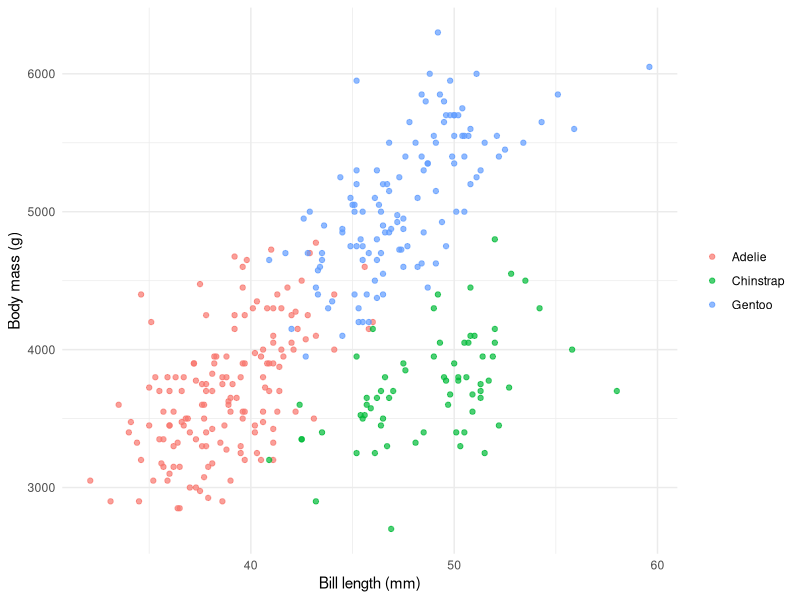
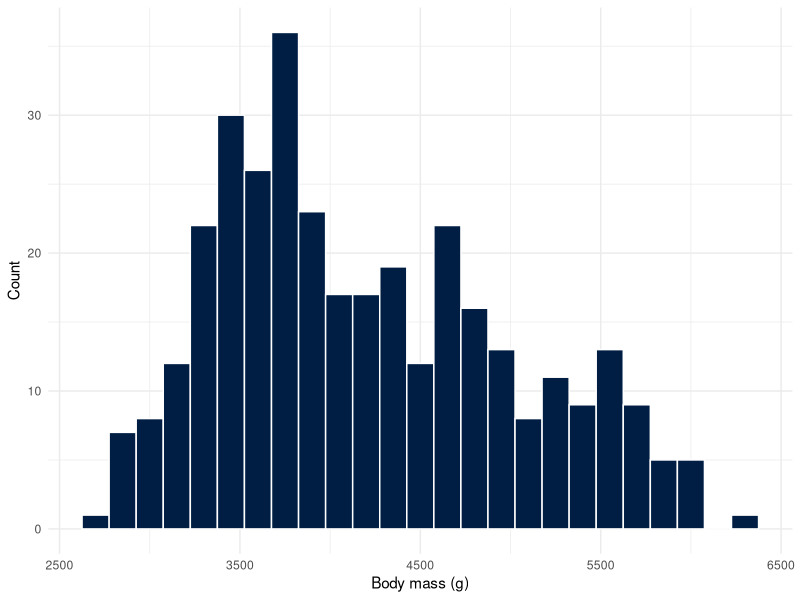
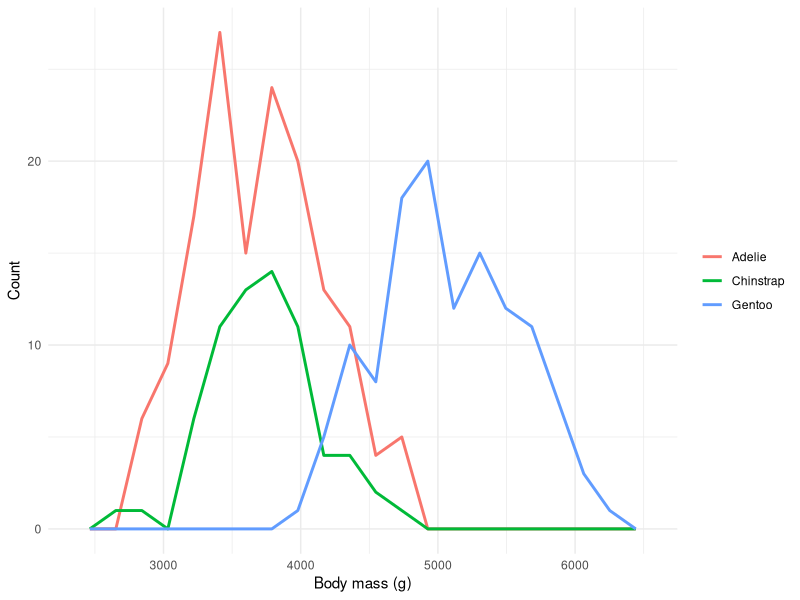
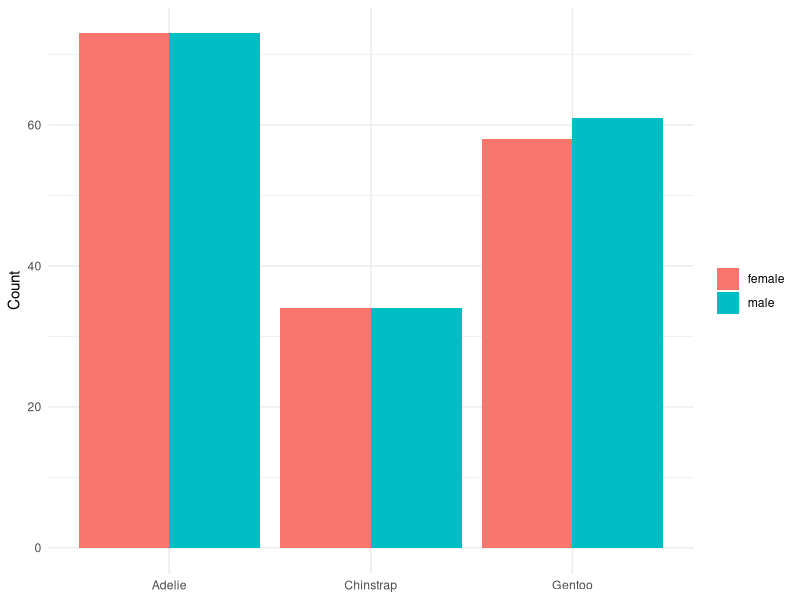

Reproduce these figures in R, in order.
## ---- chunk 1
#| echo: FALSE
#| message: FALSE
#| warning: FALSE
library(tidyverse)
library(palmerpenguins)
## ---- chunk 2
#| echo: TRUE
c(1, 4, 9, 16, 25) |>
  mean() |>
  sqrt()
## ---- chunk 3
#| echo: TRUE
penguins
## ---- chunk 4
#| echo: TRUE
glimpse(penguins)
## ---- chunk 5
#| echo: TRUE
penguins |> select(species, body_mass_g) |> head(10)
## ---- chunk 6
#| echo: FALSE
#| fig-width: 5
#| fig-height: 4
penguins |>
  filter(!is.na(bill_length_mm), !is.na(body_mass_g)) |>
  ggplot(aes(x = bill_length_mm, y = body_mass_g, color = species)) +
    geom_point(alpha = 0.7) +
    labs(x = "Bill length (mm)", y = "Body mass (g)", color = NULL) +
    theme_minimal()
## ---- chunk 7
#| echo: FALSE
#| fig-width: 7
#| fig-height: 3.2
penguins |>
  filter(!is.na(body_mass_g)) |>
  ggplot(aes(x = body_mass_g)) +
    geom_histogram(bins = 25, fill = "#001E44", color = "white") +
    labs(x = "Body mass (g)", y = "Count") +
    theme_minimal()
## ---- chunk 8
#| echo: FALSE
#| fig-width: 7
#| fig-height: 3.2
penguins |>
  filter(!is.na(body_mass_g), !is.na(species)) |>
  ggplot(aes(x = body_mass_g, color = species)) +
    geom_freqpoly(bins = 20, linewidth = 1) +
    labs(x = "Body mass (g)", y = "Count", color = NULL) +
    theme_minimal()
## ---- chunk 9
#| echo: FALSE
#| fig-width: 7
#| fig-height: 3
penguins |>
  filter(!is.na(species), !is.na(sex)) |>
  count(species, sex) |>
  ggplot(aes(x = species, y = n, fill = sex)) +
    geom_col(position = "dodge") +
    labs(x = NULL, y = "Count", fill = NULL) +
    theme_minimal()
